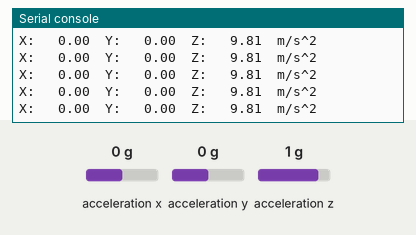
This program was run on a simulated CircuitPython board. Shown: the last lines printed to the serial console. Inputs (shaded band) come from the test bench; at power-on: acceleration x 0 g, acceleration y 0 g, acceleration z 1 g.

Above: at 1.2 s.
1.3 s: acceleration x set to -1.4 g
At 1.32 s:
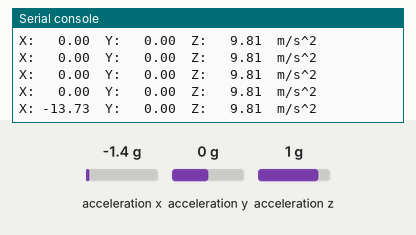
2.8 s: acceleration y set to -1.4 g
At 2.83 s:
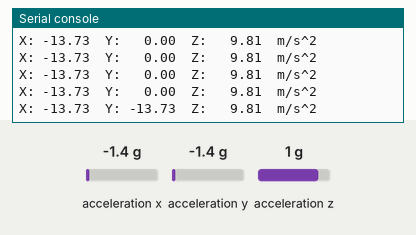
4.3 s: acceleration z set to -1.4 g
At 4.34 s:
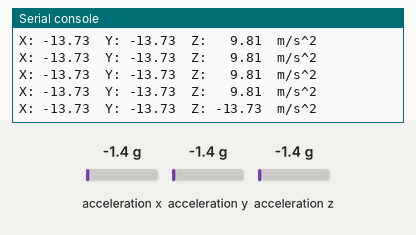
5.8 s: acceleration x set to -0.8 g
At 5.85 s:
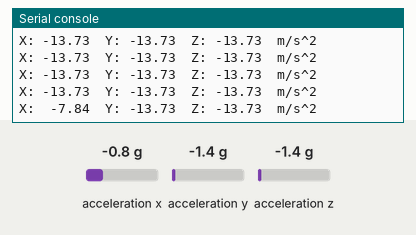
7.3 s: acceleration y set to -0.8 g
At 7.36 s:
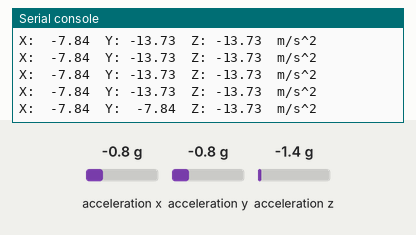
8.8 s: acceleration z set to -0.8 g
At 8.87 s:
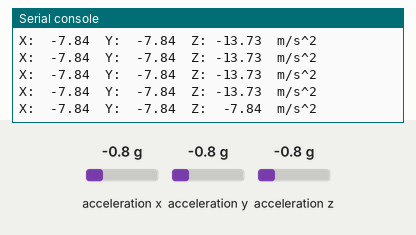

The program:

example.py
```python
# Uses CircuitPython on a Raspberry Pi to read acceleration from the ADXL345 over I2C and print X/Y/Z values in m/s^2 every 0.1 seconds.
#
# Buy this module: https://shillehtek.com/products/shillehtek-adxl345-pre-soldered
# Full manual: https://shillehtek.com/blogs/shillehtek-product-manuals/adxl345-accelerometer-3dof-raspberry-pi-arduino-esp32-i2c-accelerometer-klipper-tuning
# More examples: https://github.com/shillehbean/shillehtek-examples
#

#!/usr/bin/env python3
# ADXL345 - Raspberry Pi Python Example
# Install: sudo pip3 install adafruit-circuitpython-adxl34x

import time
import board
import adafruit_adxl34x

i2c = board.I2C()
accel = adafruit_adxl34x.ADXL345(i2c)

while True:
    x, y, z = accel.acceleration
    print(f"X: {x:6.2f}  Y: {y:6.2f}  Z: {z:6.2f}  m/s^2")
    time.sleep(0.1)
```

Measured:
- after the input at 1.3 s, the serial console: prints a new line at once (image 1)
- after the input at 2.8 s, the serial console: prints a new line at once (image 2)
- after the input at 4.3 s, the serial console: prints a new line at once (image 3)
- after the input at 5.8 s, the serial console: prints a new line after 0.05 s (image 4)
- after the input at 7.3 s, the serial console: prints a new line after 0.06 s (image 5)
- after the input at 8.8 s, the serial console: prints a new line after 0.07 s (image 6)
